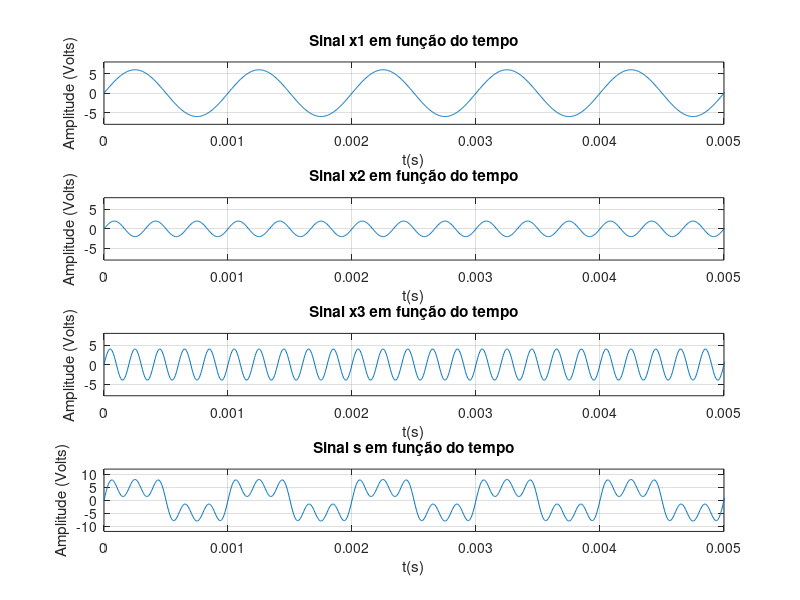
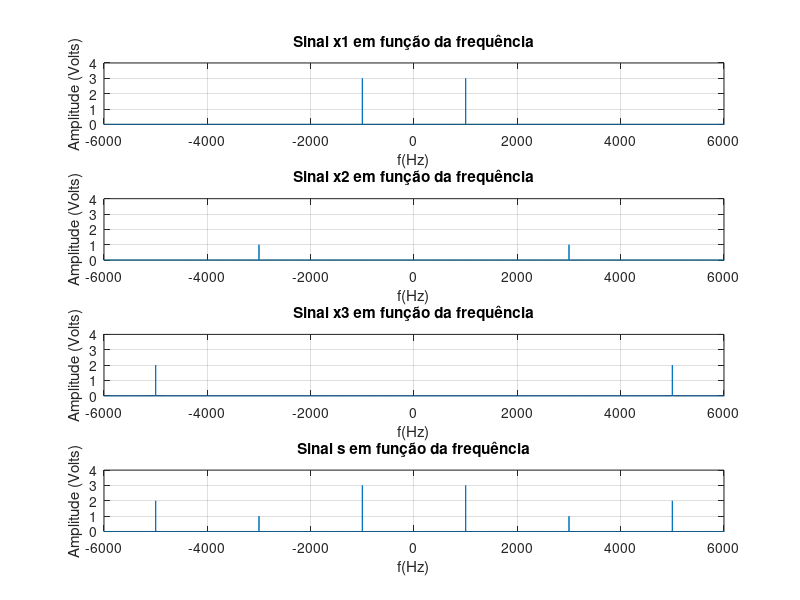
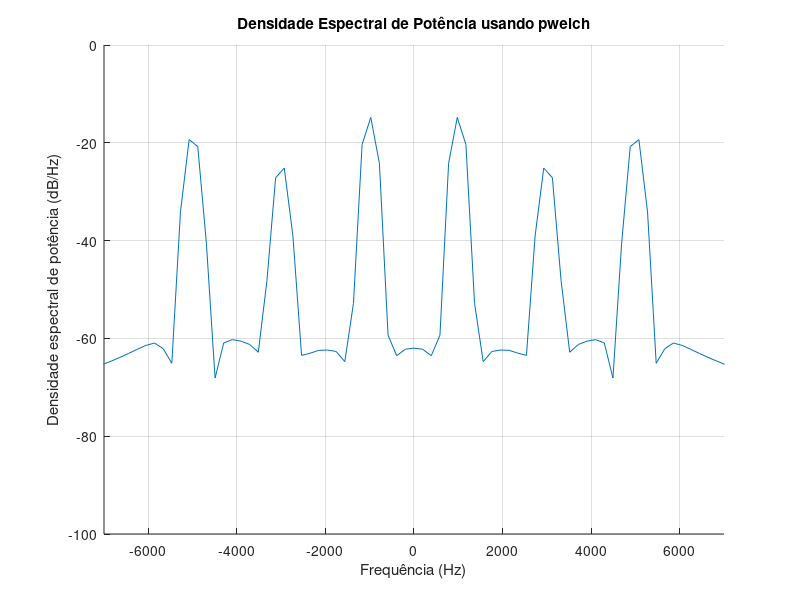

Here is the MATLAB script that generated these plots, in order:
clc; close all; clear all;
pkg load signal;

% Parâmetros do primeiro sinal
f1 = 1000;
phi1 = 0; 
A1 = 6;

% Parâmetros do segundo sinal
f2 = 3000;
phi2 = 0;
A2 = 2;

% Parâmetros do terceiro sinal
f3 = 5000;
phi3 = 0;
A3 = 4;

% Amostragem
fs = 40 * f3;
ts = 1/fs;
t = 0 : ts : 1;

% Montando os sinais
x1_t = A1*sin(2*pi*f1*t + phi1);
x2_t = A2*sin(2*pi*f2*t + phi2);
x3_t = A3*sin(2*pi*f3*t + phi3);

% Soma dos senos:
s_t = x1_t + x2_t + x3_t;

% Plotando os sinais no eixo do tempo
figure; hold on; 

subplot(4,1,1);
plot(t,x1_t);
ylim([-8 8]);
xlim([0 5*(1/f1)]);
ylabel('Amplitude (Volts)');
xlabel('t(s)');
title('Sinal x1 em função do tempo');
grid on;

subplot(4,1,2);
plot(t,x2_t);
ylim([-8 8]);
xlim([0 5*(1/f1)]);
ylabel('Amplitude (Volts)');
xlabel('t(s)');
title('Sinal x2 em função do tempo');
grid on;

subplot(4,1,3);
plot(t,x3_t);
ylim([-8 8]);
xlim([0 5*(1/f1)]);
ylabel('Amplitude (Volts)');
xlabel('t(s)');
title('Sinal x3 em função do tempo');
grid on;

subplot(4,1,4);
plot(t,s_t);
ylim([-12 12]);
xlim([0 5*(1/f1)]);
ylabel('Amplitude (Volts)');
xlabel('t(s)');
title('Sinal s em função do tempo');
grid on;

% Vetor da frequência:
df = length(t) / (fs+1);
f = -fs/2 : df : fs/2;

% Colocando os sinais no domínio da frequência

X_f1 = fft(x1_t)/length(x1_t);
X_f1 = fftshift(X_f1);

X_f2 = fft(x2_t)/length(x2_t);
X_f2 = fftshift(X_f2);

X_f3 = fft(x3_t)/length(x3_t);
X_f3 = fftshift(X_f3);

X_s = fft(s_t)/length(s_t);
X_s = fftshift(X_s);


% Plotando os sinais no domínio da frequência
figure;

subplot(4,1,1);
plot(f,abs(X_f1));
xlim([-6000 6000]);
ylim([0 4]);
ylabel('Amplitude (Volts)');
xlabel('f(Hz)');
title('Sinal x1 em função da frequência');
grid on;

subplot(4,1,2);
plot(f,abs(X_f2));
xlim([-6000 6000]);
ylim([0 4]);
ylabel('Amplitude (Volts)');
xlabel('f(Hz)');
title('Sinal x2 em função da frequência');
grid on;

subplot(4,1,3);
plot(f,abs(X_f3));
xlim([-6000 6000]);
ylim([0 4]);
ylabel('Amplitude (Volts)');
xlabel('f(Hz)');
title('Sinal x3 em função da frequência');
grid on;

subplot(4,1,4);
plot(f,abs(X_s));
xlim([-6000 6000]);
ylim([0 4]);
ylabel('Amplitude (Volts)');
xlabel('f(Hz)');
title('Sinal s em função da frequência');
grid on;

% Potência média de s(t)
Pmeds = (1/length(s_t)) * ((norm(s_t)).^2)

% densidade espectral de potencia
[densidade_espectral, frequencias] = pwelch(s_t, [], [], [], fs, 'shift', 'semilogy');

figure; hold on; grid on;
plot(frequencias, 10*log10(densidade_espectral));
xlim([-7000 7000]);
xlabel('Frequência (Hz)');
ylabel('Densidade espectral de potência (dB/Hz)');
title('Densidade Espectral de Potência usando pwelch');
